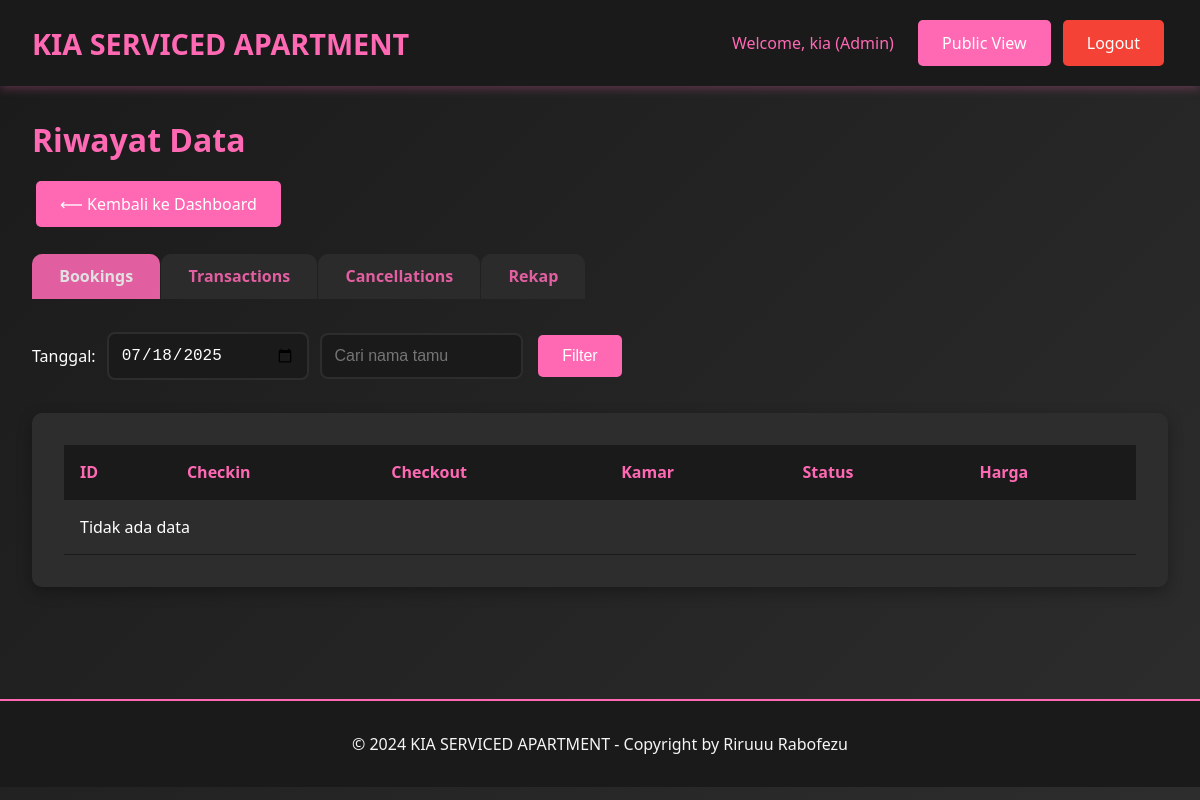
Page /admin/history.php (signed in) on the earlier database version.
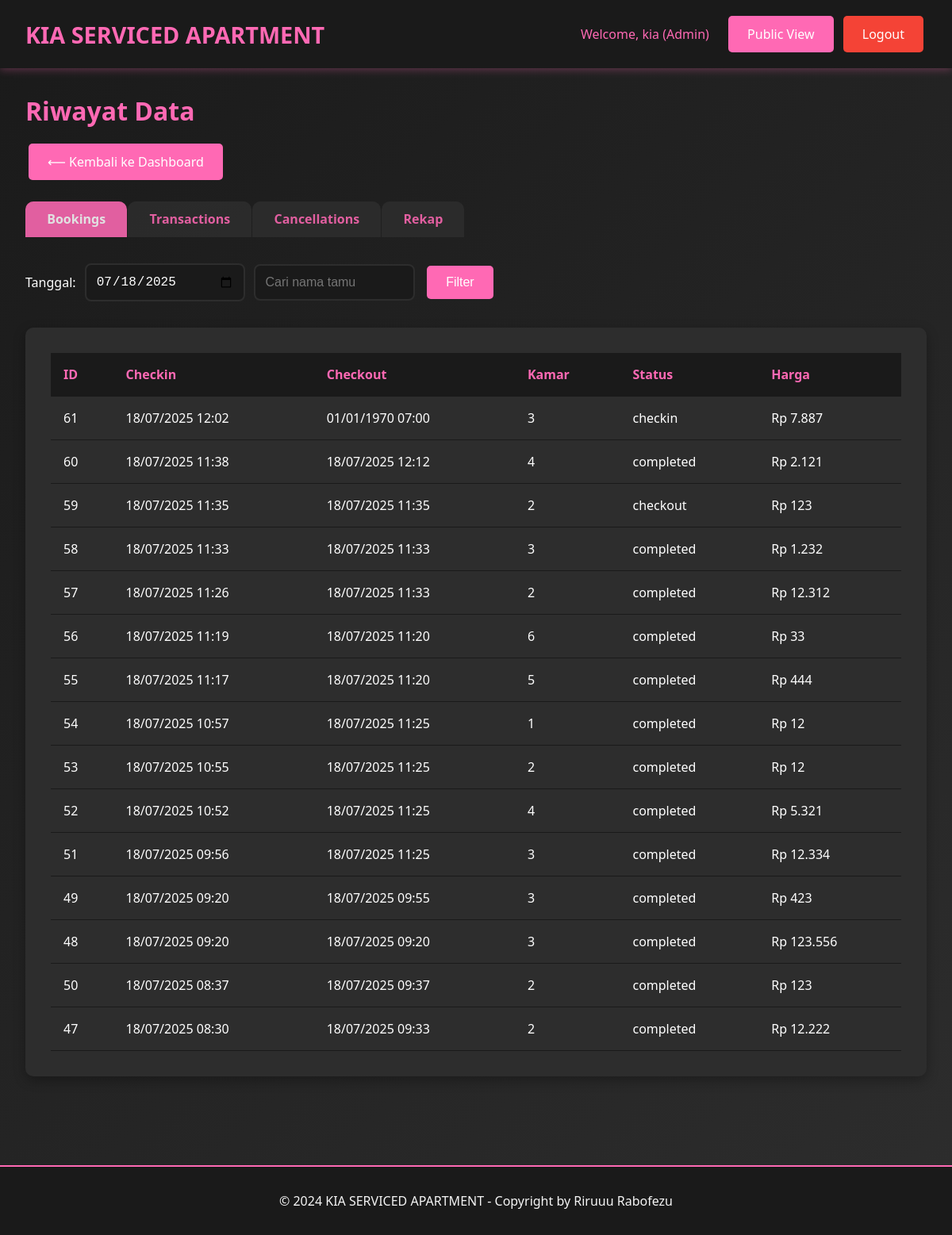
Same page on the later database version.
### tables this page shows
CREATE TABLE `bookings` (
  `id` int(11) NOT NULL,
  `room_id` int(11) NOT NULL,
  `guest_name` varchar(100) NOT NULL,
  `arrival_time` datetime NOT NULL,
  `phone_number` varchar(20) NOT NULL,
  `duration_type` enum('transit','fullday') NOT NULL,
  `duration_hours` int(11) NOT NULL,
  `price_amount` decimal(10,2) NOT NULL,
  `payment_method` varchar(50) NOT NULL,
  `deposit_type` enum('cash','id_card','no_deposit') NOT NULL,
  `deposit_amount` decimal(10,2) DEFAULT '0.00',
  `notes` text,
  `status` enum('booked','checkin','checkout','cancelled','no_show','completed') DEFAULT 'booked',
  `checkin_time` datetime DEFAULT NULL,
  `checkout_time` datetime DEFAULT NULL,
  `extra_time_hours` int(11) DEFAULT '0',
  `extra_time_amount` decimal(10,2) DEFAULT '0.00',
  `refund_amount` decimal(10,2) DEFAULT '0.00',
  `refund_method` varchar(50) DEFAULT NULL,
  `created_by` int(11) NOT NULL,
  `created_at` timestamp NOT NULL DEFAULT CURRENT_TIMESTAMP,
  `updated_at` timestamp NOT NULL DEFAULT CURRENT_TIMESTAMP ON UPDATE CURRENT_TIMESTAMP,
  `checkout_datetime` datetime DEFAULT NULL,
  `planned_checkout_time` datetime DEFAULT NULL
);

### includes/config.php (called while the page is built, shortened)
<?php
function formatCurrency($amount) {
    return 'Rp ' . number_format($amount, 0, ',', '.');
}
function formatDateTime($datetime) {
    return date('d/m/Y H:i', strtotime($datetime));
}
?>

### admin/history.php (the view, shortened to what this page needs)
<?php
require_once "../includes/config.php";
$view = isset($_GET["view"]) ? trim($_GET["view"]) : "bookings";
$date = isset($_GET['date']) ? $_GET['date'] : date('Y-m-d');
$search = isset($_GET['search']) ? trim($_GET['search']) : '';
if (!function_exists('safe')) {
    function safe($str) {
        return htmlspecialchars($str, ENT_QUOTES, 'UTF-8');
    }
}
$data = [];
if ($view == "bookings") {
    $sql = "SELECT * FROM bookings WHERE DATE(checkin_time) = :date";
    $params = [':date' => $date];
    $sql .= " ORDER BY checkin_time DESC";
    $stmt = $pdo->prepare($sql);
    $stmt->execute($params);
    $data = $stmt->fetchAll(PDO::FETCH_ASSOC);
}
?>
<!DOCTYPE html>
<html lang="id">
<head>
    <link rel="stylesheet" href="../assets/css/style.css">
</head>
<body>
<header class="header">
    <div class="header-content">
        <a href="../index.php" class="logo">KIA SERVICED APARTMENT</a>
        <div>
            <span style="color: var(--primary-pink); margin-right: 1rem;">
                Welcome, <?php echo htmlspecialchars($_SESSION["full_name"]); ?> (<?php echo ucfirst($_SESSION["user_role"]); ?>)
            </span>
            <a href="../index.php" class="btn btn-primary">Public View</a>
            <a href="../includes/logout.php" class="btn btn-danger">Logout</a>
        </div>
    </div>
</header>
<div class="container">
    <h1 style="color: var(--primary-pink); margin-bottom: 1rem;">Riwayat Data</h1>
    <a href="dashboard.php" class="btn btn-primary btn-back">⟵ Kembali ke Dashboard</a>
    <div class="tabs">
        <a href="?view=bookings" class="<?= $view == 'bookings' ? 'active' : '' ?>">Bookings</a>
        <a href="?view=transactions" class="<?= $view == 'transactions' ? 'active' : '' ?>">Transactions</a>
        <a href="?view=cancellations" class="<?= $view == 'cancellations' ? 'active' : '' ?>">Cancellations</a>
        <a href="?view=rekap" class="<?= $view == 'rekap' ? 'active' : '' ?>">Rekap</a>
    </div>
    <?php if ($view == "rekap"): ?>
        <div class="filter-bar">
            <form method="get" style="display:flex;gap:.7rem;align-items:center;">
                <input type="hidden" name="view" value="rekap">
                <select name="rekap_mode" onchange="this.form.submit()" class="form-control" style="width:140px;">
                    <option value="harian"<?= (isset($rekap_mode) && $rekap_mode == 'harian') ? ' selected' : '' ?>>Harian</option>
                    <option value="mingguan"<?= (isset($rekap_mode) && $rekap_mode == 'mingguan') ? ' selected' : '' ?>>Mingguan</option>
                </select>
                <input type="date" name="rekap_date" class="form-control" value="<?= safe($rekap_date ?? date('Y-m-d')) ?>" style="<?= (isset($rekap_mode) && $rekap_mode == 'harian') ? '' : 'display:none;' ?>">
                <input type="week" name="rekap_week" class="form-control" value="<?= safe($rekap_week ?? date('o-\WW')) ?>" style="<?= (isset($rekap_mode) && $rekap_mode == 'mingguan') ? '' : 'display:none;' ?>">
                <button class="btn btn-primary" type="submit">Terapkan</button>
            </form>
        </div>
        <div class="summary-box">
            <b>Total Fullday:</b> <?= $total_fullday ?? 0 ?> &nbsp;
            <b>Total Transit:</b> <?= $total_transit ?? 0 ?> &nbsp;
            <b>Total Omset:</b> <?= function_exists('formatCurrency') ? formatCurrency($total_omset ?? 0) : number_format($total_omset ?? 0,0,',','.') ?>
        </div>
        <div class="table-container">
            <table class="table">
                <thead>
                    <tr>
                        <th>No</th>
                        <th>Kamar</th>
                        <th>Jumlah Fullday</th>
                        <th>Jumlah Transit</th>
                        <th>Total Omset</th>
                    </tr>
                </thead>
                <tbody>
                <?php $n=1; foreach($rekapData as $room): $total_kamar = $room['fullday_total'] + $room['transit_total'];?>
                    <tr>
                        <td><?= $n++ ?></td>
                        <td><?= safe($room['location'].' no '.$room['room_number']) ?></td>
                        <td><?= $room['fullday_count'] ?></td>
                        <td><?= $room['transit_count'] ?></td>
                        <td><?= function_exists('formatCurrency') ? formatCurrency($total_kamar) : number_format($total_kamar,0,',','.') ?></td>
                    </tr>
                <?php endforeach;?>
                </tbody>
            </table>
        </div>
    <?php else: ?>
        <div class="filter-bar">
            <form method="get" style="display:flex;gap:.7rem;align-items:center;">
                <label for="date">Tanggal:</label>
                <input type="date" id="date" name="date" class="form-control" value="<?= safe($date) ?>">
                <?php if ($view == "bookings" || $view == "cancellations"): ?>
                    <input type="text" name="search" class="form-control" placeholder="Cari nama tamu" value="<?= safe($search) ?>">
                <?php elseif ($view == "transactions"): ?>
                    <input type="text" name="search" class="form-control" placeholder="Cari customer" value="<?= safe($search) ?>">
                <?php endif;?>
                <button class="btn btn-primary" type="submit">Filter</button>
            </form>
        </div>
        <div class="table-container">
            <?php if ($view == "bookings"): ?>
                <table class="table">
                    <thead>
                        <tr>
                            <th>ID</th>
                            <th>Checkin</th>
                            <th>Checkout</th>
                            <th>Kamar</th>
                            <th>Status</th>
                            <th>Harga</th>
                        </tr>
                    </thead>
                    <tbody>
                        <?php if (!$data): ?>
                            <tr><td colspan="8" class="text-center">Tidak ada data</td></tr>
                        <?php else: foreach ($data as $row): ?>
                            <tr>
                                <td><?= safe($row['id']) ?></td>
                                <td><?= formatDateTime($row['checkin_time']) ?></td>
                                <td><?= formatDateTime($row['checkout_time']) ?></td>
                                <td><?= safe($row['room_id']) ?></td>
                                <td><?= safe($row['status']) ?></td>
                                <td><?= function_exists('formatCurrency') ? formatCurrency($row['price_amount']) : number_format($row['price_amount'],0,',','.') ?></td>
                            </tr>
                        <?php endforeach; endif; ?>
                    </tbody>
                </table>
            <?php endif; ?>
        </div>
    <?php endif; ?>
</div>
<footer class="footer">
    <p>&copy; 2024 KIA SERVICED APARTMENT - Copyright by Riruuu Rabofezu</p>
</footer>
</body>
</html>

### assets/css/style.css (style rules this page uses)
* { margin: 0; padding: 0; box-sizing: border-box; }
:root { --primary-pink: #ff69b4; --dark-pink: #e91e63; --light-pink: #ffc0cb; --black: #1a1a1a; --dark-gray: #2d2d2d; --light-gray: #f5f5f5; --white: #ffffff; --success: #4caf50; --warning: #ff9800; --info: #2196f3; --danger: #f44336; }
body { font-family: 'Segoe UI', Tahoma, Geneva, Verdana, sans-serif; background: linear-gradient(135deg, var(--black) 0%, var(--dark-gray) 100%); color: var(--white); min-height: 100vh; }
.header { background: var(--black); padding: 1rem 2rem; box-shadow: 0 2px 10px rgba(255, 105, 180, 0.3); position: sticky; top: 0; z-index: 1000; }
.header-content { display: flex; justify-content: space-between; align-items: center; max-width: 1200px; margin: 0 auto; }
.logo { font-size: 1.8rem; font-weight: bold; color: var(--primary-pink); text-decoration: none; }
.form-control { width: 100%; padding: 0.75rem; border: 2px solid var(--dark-gray); border-radius: 8px; background: var(--black); color: var(--white); font-size: 1rem; transition: all 0.3s ease; }
.btn { padding: 0.75rem 1.5rem; border: none; border-radius: 5px; cursor: pointer; font-size: 1rem; font-weight: 500; text-decoration: none; display: inline-block; text-align: center; transition: all 0.3s ease; margin: 0.25rem; }
.btn-primary { background: var(--primary-pink); color: var(--white); }
.btn-danger { background: var(--danger); color: var(--white); }
.container { max-width: 1200px; margin: 0 auto; padding: 2rem; }
.table-container { background: var(--dark-gray); border-radius: 10px; overflow: hidden; box-shadow: 0 5px 15px rgba(0, 0, 0, 0.3); margin: 2rem 0; }
.table { width: 100%; border-collapse: collapse; }
.table th, .table td { padding: 1rem; text-align: left; border-bottom: 1px solid var(--black); }
.table th { background: var(--black); color: var(--primary-pink); font-weight: bold; }
.footer { background: var(--black); text-align: center; padding: 2rem; margin-top: 3rem; border-top: 2px solid var(--primary-pink); }
.footer p { color: var(--light-gray); margin: 0; }

### admin/history.php (style rules this page uses)
.tabs { display: flex; gap: 1px; margin-bottom: 2rem; }
.tabs a { padding: .7rem 1.7rem; background: var(--dark-gray); color: var(--primary-pink); border-radius: 10px 10px 0 0; text-decoration: none; font-weight: bold; opacity:.87; }
.tabs a.active { background: var(--primary-pink); color: #fff; }
.btn-back { margin-bottom: 1.7rem; }
.table-container { background: var(--dark-gray); border-radius: 10px; padding:2rem; }
.filter-bar { margin-bottom:1.5rem; display: flex; gap:1rem; align-items:center; }

Differences in the rows shown:
added bookings: id "61", checkin_time "18/07/2025 12:02", checkout_time "01/01/1970 07:00", room "3", status "checkin", price_amount "Rp 7.887"
added bookings: id "60", checkin_time "18/07/2025 11:38", checkout_time "18/07/2025 12:12", room "4", status "completed", price_amount "Rp 2.121"
added bookings: id "59", checkin_time "18/07/2025 11:35", checkout_time "18/07/2025 11:35", room "2", status "checkout", price_amount "Rp 123"
added bookings: id "58", checkin_time "18/07/2025 11:33", checkout_time "18/07/2025 11:33", room "3", status "completed", price_amount "Rp 1.232"
added bookings: id "57", checkin_time "18/07/2025 11:26", checkout_time "18/07/2025 11:33", room "2", status "completed", price_amount "Rp 12.312"
added bookings: id "56", checkin_time "18/07/2025 11:19", checkout_time "18/07/2025 11:20", room "6", status "completed", price_amount "Rp 33"
added bookings: id "55", checkin_time "18/07/2025 11:17", checkout_time "18/07/2025 11:20", room "5", status "completed", price_amount "Rp 444"
added bookings: id "54", checkin_time "18/07/2025 10:57", checkout_time "18/07/2025 11:25", room "1", status "completed", price_amount "Rp 12"
added bookings: id "53", checkin_time "18/07/2025 10:55", checkout_time "18/07/2025 11:25", room "2", status "completed", price_amount "Rp 12"
added bookings: id "52", checkin_time "18/07/2025 10:52", checkout_time "18/07/2025 11:25", room "4", status "completed", price_amount "Rp 5.321"
added bookings: id "51", checkin_time "18/07/2025 09:56", checkout_time "18/07/2025 11:25", room "3", status "completed", price_amount "Rp 12.334"
added bookings: id "49", checkin_time "18/07/2025 09:20", checkout_time "18/07/2025 09:55", room "3", status "completed", price_amount "Rp 423"
added bookings: id "48", checkin_time "18/07/2025 09:20", checkout_time "18/07/2025 09:20", room "3", status "completed", price_amount "Rp 123.556"
added bookings: id "50", checkin_time "18/07/2025 08:37", checkout_time "18/07/2025 09:37", room "2", status "completed", price_amount "Rp 123"
added bookings: id "47", checkin_time "18/07/2025 08:30", checkout_time "18/07/2025 09:33", room "2", status "completed", price_amount "Rp 12.222"
Other differences:
text no longer shown: "Tidak ada data"
